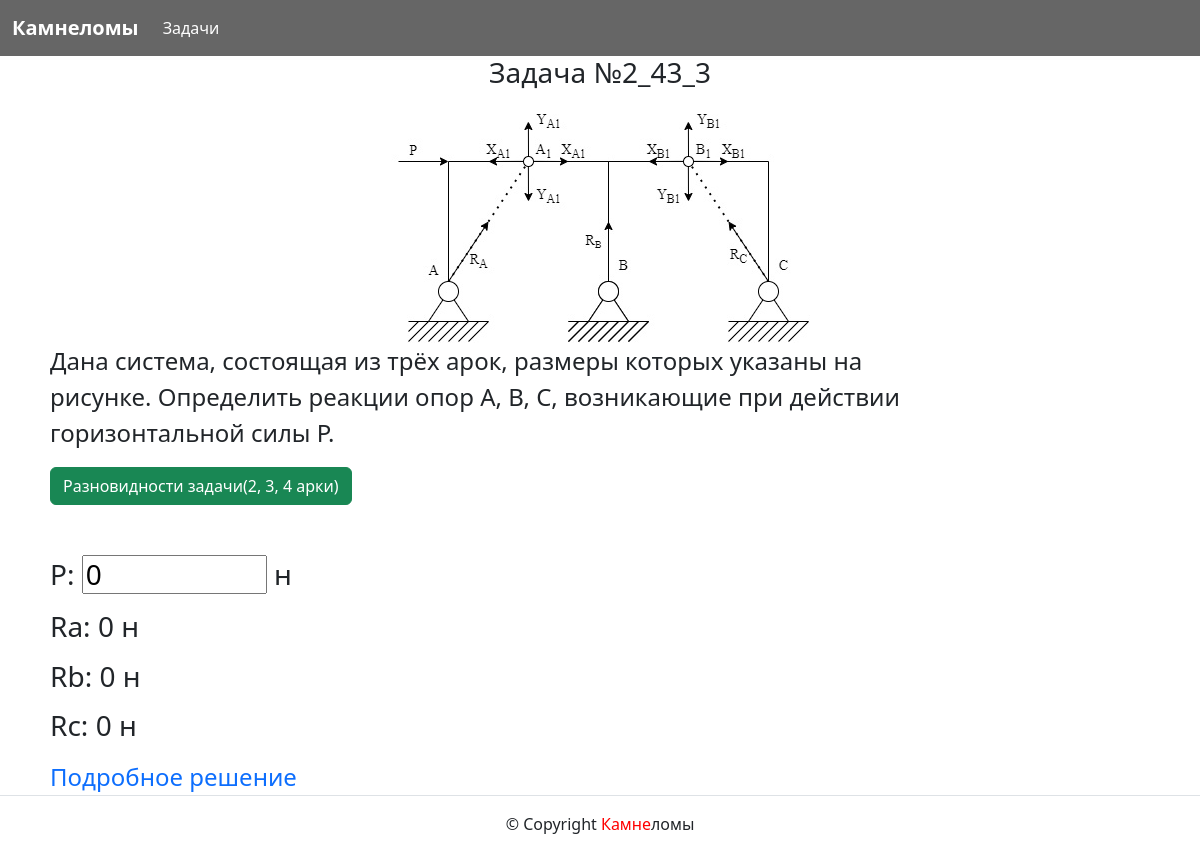
/task/2_43_3/, run on the app's committed database.
### task/models.py (models this page shows)
class Task(models.Model):
    slug = models.SlugField(unique=True)
    answer = models.TextField()
    image = models.ImageField(
        'Картинка',
        upload_to='task/',
        blank=True
    )
    class Meta:
        default_related_name = 'task'

### task/views.py (the view)
# urls.py: path('task/<slug:slug>/', views.task_detail, name='task_detail'),
def task_detail(request, slug):
    task = get_object_or_404(Task, slug=slug)
    templates = {
        '2_43_2': 'task/2_43_2.html',
        '2_43_3': 'task/2_43_3.html',
        '2_43_4': 'task/2_43_4.html',
        '26_17': 'task/26_17.html',
        '26_18': 'task/26_18.html',
        '26_19': 'task/26_19.html',
        '26_20': 'task/26_20.html',
    }
    context = {
        'task': task,
    }
    return render(request, templates[slug], context)

### templates/task/2_43_3.html (shortened to what this page needs)
{% extends 'base.html' %}
{% load thumbnail %}
{% block content %}
<main>
  <h3>
  <p class="text-center">Задача №{{task.slug}}</p></h3>
  {% thumbnail task.image "419x237" crop="center" upscale=False as im %}
  <img class="rounded mx-auto d-block" src="{{ im.url }}">
  {% endthumbnail %}
  <article class="col-12 col-md-9" style="margin-left:50px;">
    <p class="fw-weight-bold fs-4">
      {{ task.answer }}
    </p></article>
    <button class="btn btn-success" type="button" data-bs-toggle="offcanvas"
          data-bs-target="#offcanvasRight" aria-controls="offcanvasRight" style="margin-left:50px;">Разновидности задачи(2, 3, 4 арки)</button>
  {% include 'includes/comments2.html' %}
  <div style="margin-left:50px;">
  <a
    href="https://drive.google.com/file/d/130kkxiSq1C3j2wdTap7FRbE4P3pUIPqB/view?usp=sharing" download="Zadacha_21_17.pdf" target="_blank" class="fs-4 link-offset-5 link-underline link-underline-opacity-0">Подробное решение</a>
</div>
</main>
{% endblock content %}

### templates/base.html (shortened to what this page needs)
<!DOCTYPE html>
<html lang="ru">
  <head>
    {% block style %}
    <link href="https://cdn.jsdelivr.net/npm/bootstrap@5.3.0-alpha2/dist/css/bootstrap.min.css" rel="stylesheet">
    {% endblock style %}
  </head>
  <body>
    <header>
      {% block header %}
      {% include 'includes/header_for_tasks.html' %}
      {% endblock header %}
    </header>
    <main>
      {% block content %}{% endblock content %}
    </main>
    <footer>
      {% include 'includes/footer.html' %}
    </footer>
  </body>
</html>

### templates/includes/header_for_tasks.html (shortened to what this page needs)
<nav class="navbar navbar-expand-lg navbar-dark d-none d-lg-block"
     style="z-index: 5; background-color: rgba(0, 0, 0, 0.6);">
        <div class="container-fluid">
          <a class="navbar-brand nav-link"
             href="{% url 'task:index' %}">
            <strong>Камнеломы</strong>
          </a>
            <ul class="navbar-nav me-auto mb-2 mb-lg-0">
              <li class="nav-item active">
                <a class="nav-link" aria-current="page"
                   href={% url 'task:answer_list' %}>Задачи</a>
              </li>
            </ul>
        </div>
      </nav>

### templates/includes/comments2.html (shortened to what this page needs)
<div style="margin-top:50px; margin-left:50px;">
<h3><form oninput="out.value=(-p.value/1.414214).toFixed(2),
	out2.value=(p.value/1).toFixed(2),
	out3.value=(p.value/1.414214).toFixed(2)">
	<p>P: <input type="text" name="p" size="6" value="0"> н</p>
	<p>Ra: <output name="out">0</output> н</p>
  <p>Rb: <output name="out2">0</output> н</p>
  <p>Rc: <output name="out3">0</output> н</p>
</form>
    </div>

### templates/includes/footer.html
<footer class="page-footer font-small blue border-top">
  <div class="footer-copyright text-center py-3">
    <p>© {{ year }} Copyright <span style="color:red">Камне</span>ломы</p>
  </div>
</footer>

### templates/includes/header_for_tasks.html (style rules this page uses)
.navbar .nav-link { color: #fff !important; }

### data on the page
Task: slug "2_43_3", answer "Дана система, состоящая из трёх арок, размеры которых указаны на рисунке. Определить реакции опор A, B, C, возникающие при действии горизонтальной силы P."
